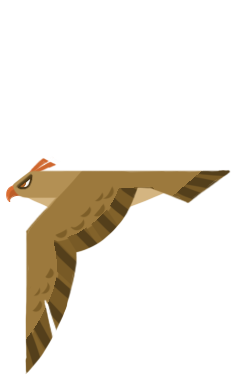
#> input picture rrga/assets/levels/objects/bird_hard_brown.png, 231 x 375 px
$ python reflector.py ../objects/bird_hard_brown.png 100
#> lines starting #> are read from the running program, lines starting #| are printed output that depends on the picture
'''
this script should be used to get an anti-diagonally flipped texture tileset
which is needed for rendering all possible conifgurations of a given tile.

'''

from PIL import Image
import sys
import os

if len(sys.argv) == 1:
    print("usage: python3 reflector.py <insert_file_path> <optional tile size>")
    print("example: python3 reflector.py pacman.png")
    print("default tile size: 128px by 128px")
    sys.exit()

filepath = sys.argv[1]

if not os.path.isfile(filepath):
    print("please provide a filepath to an image")
    sys.exit()

# Load the texture file and convert it to RGBA format
texture = Image.open(filepath).convert("RGBA")
#> texture is the input picture: PIL image 231x375 RGBA; mean R, G, B, A 231.3, 224.1, 212.6, 41.1

# Define the square size of each subregion
size = 128
if len(sys.argv) > 2:
    try:
        size = int(sys.argv[2])
    except e:
        size = 0

if size <= 0:
    print("please provide a valid integer tile size")
    sys.exit()

tiles = (texture.width // size, texture.height // size)
#> tiles = (2, 3)

# Flip each subregion anti-diagonally
flipped_regions = []
for y in range(tiles[1]):
    for x in range(tiles[0]):
        # Crop the subregion
        box = (x * size, y * size,
               (x + 1) * size, (y + 1) * size)
        subregion = texture.crop(box)

        # Flip the subregion anti-diagonally
        flipped_subregion = Image.new("RGBA", subregion.size)
        for i in range(subregion.width):
            for j in range(subregion.height):
                pixel = subregion.getpixel((i,j))
                flipped_subregion.putpixel((j,i), pixel)

        # Append the flipped subregion to the list
        flipped_regions.append(flipped_subregion)
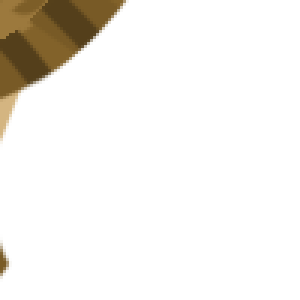
#> flipped_subregion: PIL image 100x100 RGBA (shown 3 times larger); mean R, G, B, A 225.5, 218.6, 206.6, 23; transparent parts drawn white
#> after the loop, flipped_regions = 6 items

# Create a new texture by stitching together the flipped subregions
flipped_texture = Image.new("RGBA", texture.size)
#> flipped_texture: PIL image 231x375 RGBA; every value is 0
for i, region in enumerate(flipped_regions):
    x = i % tiles[0]
    y = i // tiles[0]
    box = (x * size, y * size)
    flipped_texture.paste(region, box)
#> this loop made 6 passes
#> (x, y, box) on passes 2 to 6: (1, 0, (100, 0)), (0, 1, (0, 100)), (1, 1, (100, 100)), (0, 2, (0, 200)), (1, 2, (100, 200))
#> (x, y) on pass 1: (0, 0)
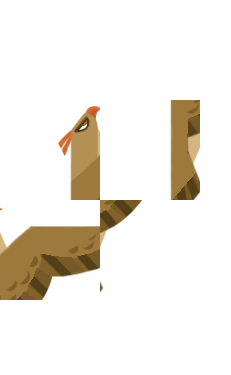
#> flipped_texture: PIL image 231x375 RGBA; mean R, G, B, A 158.7, 152.8, 143.5, 35; transparent parts drawn white

# Save the flipped texture to a new PNG file
filename = os.path.splitext(os.path.basename(filepath))[0]
flipped_texture.save(os.path.dirname(filepath) + "/" + filename + "_flipped.png")

$ run again, on rrga/assets/levels/objects/marker_flag_blue.png
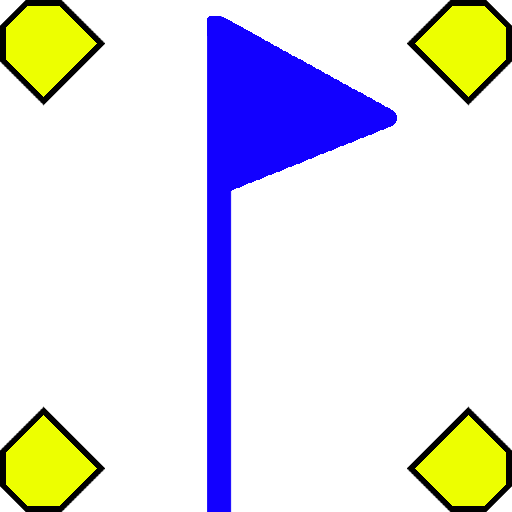
#> input picture rrga/assets/levels/objects/marker_flag_blue.png, 512 x 512 px
#> texture is the input picture: PIL image 512x512 RGBA; mean R, G, B, A 20.7, 20.3, 26.5, 53.1
#> after the loop `for y in range(tiles[1]):`:
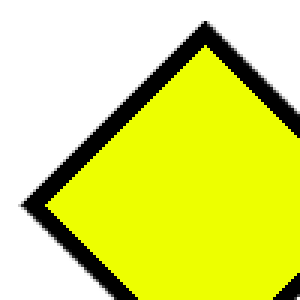
#> flipped_subregion: PIL image 100x100 RGBA (shown 3 times larger); mean R, G, B, A 112.7, 121.3, 0, 147.5; transparent parts drawn white
#> after the loop `for y in range(tiles[1]):`: flipped_regions = 25 items
#> the loop `for i, region in enumerate(flipped_regions):` made 25 passes
#> (x, y, box) on passes 2 to 9: (1, 0, (100, 0)), (2, 0, (200, 0)), (3, 0, (300, 0)), (4, 0, (400, 0)), (0, 1, (0, 100)), (1, 1, (100, 100)), (2, 1, (200, 100)), (3, 1, (300, 100))
#> after the loop `for i, region in enumerate(flipped_regions):`:
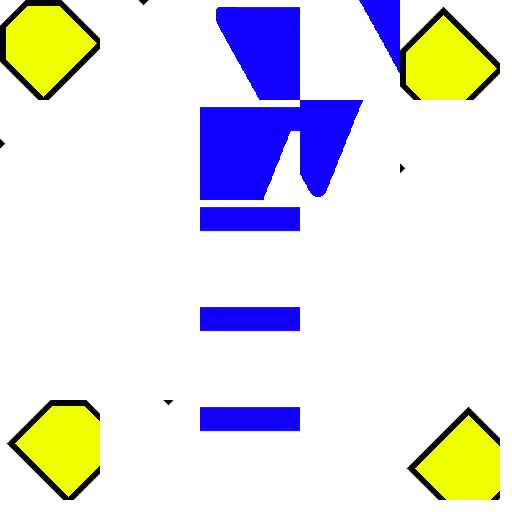
#> flipped_texture: PIL image 512x512 RGBA; mean R, G, B, A 19.9, 19.4, 26.2, 50.6; transparent parts drawn white
